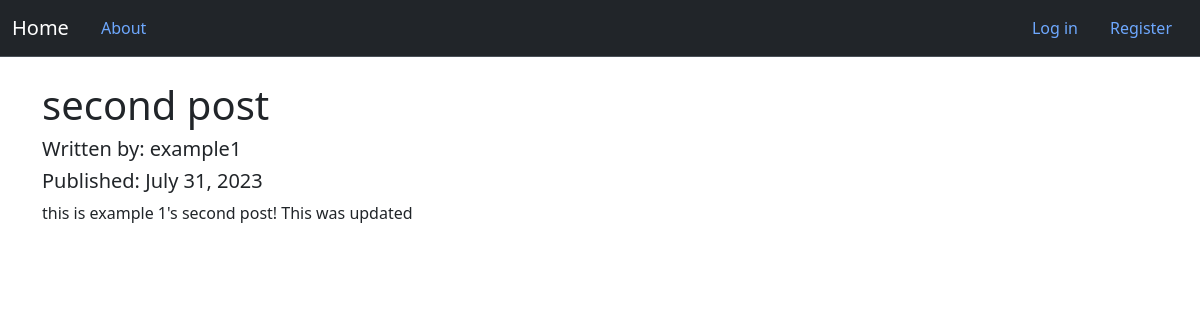
/2, run on the app's committed database.
### blogproject/models.py (models this page shows, shortened)
class BlogPost(db.Model):
    users = db.relationship(User)
    id = db.Column(db.Integer, primary_key=True)
    user_id = db.Column(db.Integer,db.ForeignKey('users.id'),nullable=False)
    date = db.Column(db.DateTime,nullable=False,default=datetime.utcnow)
    title = db.Column(db.String(140),nullable=False)
    text = db.Column(db.Text,nullable=False)

class User(db.Model, UserMixin): #UserMixin to allow user authentication and login functionallity
    __tablename__ = 'users'
    id = db.Column(db.Integer, primary_key=True)
    profile_image = db.Column(db.String(20),nullable=False,default='default_profile.png')
    email = db.Column(db.String(64),unique=True,index=True)
    username = db.Column(db.String(64),unique=True,index=True)
    password_hash = db.Column(db.String(128))
    posts = db.relationship('BlogPost',backref='author',lazy=True) #Creating a relationship between blog post and its author

### blogproject/users/views.py (the view)
@users.route('/<username>')
def user_posts(username):
    page = request.args.get('page',1,type=int) # page number
    user = User.query.filter_by(username=username).first_or_404() #grab the user or return error if user not found
    blog_posts = BlogPost.query.filter_by(author=user).order_by(BlogPost.date.desc()).paginate(page=page,per_page=5)
    return render_template('user_blog_posts.html',blog_posts=blog_posts,user=user)

### blogproject/blog_posts/views.py (called while the page is built)
@blog_posts.route('/<int:blog_post_id>')
def blog_post(blog_post_id):
    blog_post = BlogPost.query.get_or_404(blog_post_id)
    return render_template('blog_post.html',title=blog_post.title,
                           date=blog_post.date, post=blog_post)

### blogproject/templates/blog_post.html (shortened to what this page needs)
{% extends "base.html" %}
{% block content %}
<div class="jumbotron">
    <h1>{{title}}</h1>
    <h5>Written by: {{post.author.username}}</h5>
    <h5>Published: {{post.date.strftime('%B %d, %Y')}}</h5>
    <p>{{post.text}}</p>
</div>
{% endblock %}

### data on the page
BlogPost: title "second post", date "July 31, 2023", text "this is example 1's second post! This was updated"
User: author.username "example1"
